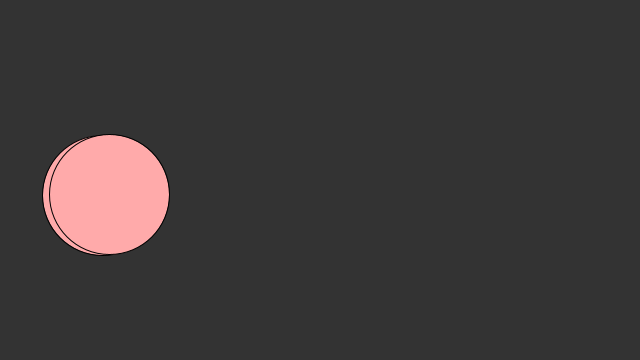
Frame 1 (no input)
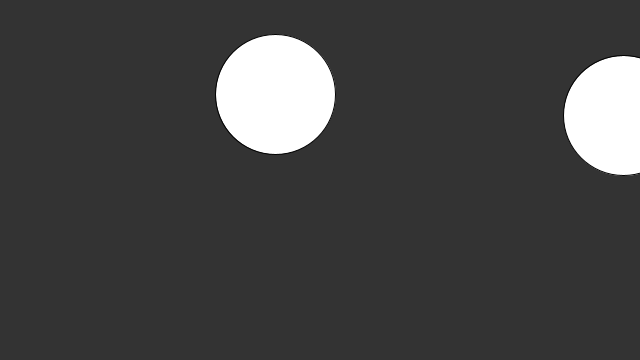
Frame 60 (the mouse pressed at the canvas centre just before this capture)
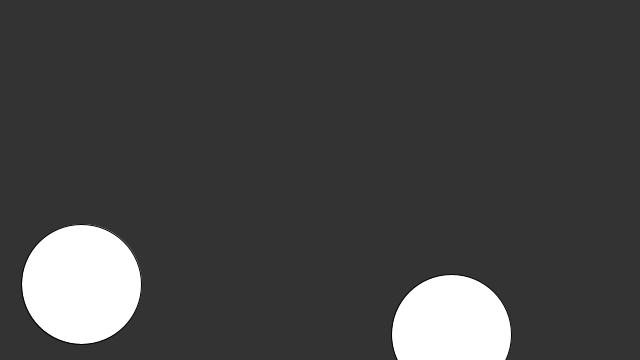
Frame 120 (the mouse held since frame 60 and released just before this capture)

The Processing sketch that drew these frames (run headless with seeded random() and noise(); from frame 60 on, the mouse is pressed at the canvas centre):

// Processing sketch: week15_03_circle_collision_detect_two_ball
// ── week15_03_circle_collision_detect_two_ball.pde
//week15_03_circle_collision_detect_two_ball
void setup(){
  size(640,360);
}
Ball ball=new Ball(100,200,60);
Ball ball2=new Ball(100,200,60);
void draw(){
  background(51);
  if(ball.checkCollision(ball2)) fill(#FFAAAA);
  else fill(255);
  ball.update();
  ball.display();
  ball2.update();
  ball2.display();
}

// ── Ball.pde
//分頁Ball
class Ball{
  float x,y,r;
  float vx,vy;
  Ball(int x0,int y0,int r0){
    x=x0;
    y=y0;
    r=r0;
    vx=random(-10,+10);
    vy=random(-10,+10);
}
boolean checkCollision(Ball other){
  if(dist(x,y,other.x,other.y)<r+other.r) return true;
  else return false;
}
void update(){
  if(x+vx>640 || x+vx<0) vx=-vx;
  if(y+vy<0 || y+vy>360) vy=-vy;
  x+=vx;
  y+=vy;
}
  void display(){
    ellipse(x,y,r+r,r+r);
  }
}
